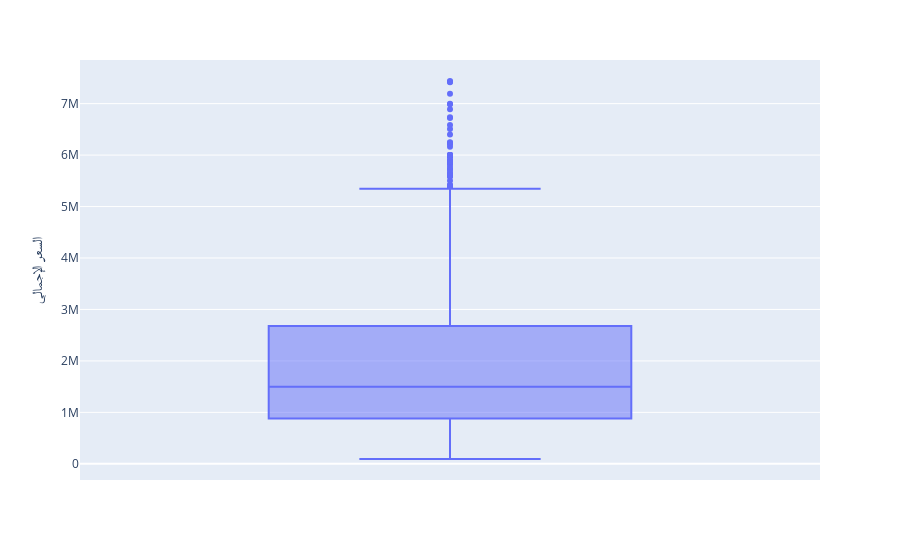

Notebook code cell kept with this figure:
### Code cell
landofriyad_filtered = landofriyad[(landofriyad['السعر الإجمالي'] <= 7553457.625) & (landofriyad['السعر الإجمالي'] > 1400)]

fullprice = px.box(landofriyad_filtered, y='السعر الإجمالي')

fullprice.show()

### Figure 1 — Plotly figure (JSON) as saved in the notebook; plotly's stock layout.template omitted (floating-point values rounded to 4 significant figures; data arrays with more than 128 entries replaced by an {"elided": "..."} marker saying what was removed)
{"data": [{"alignmentgroup": "True", "hovertemplate": "السعر الإجمالي=%{y}<extra></extra>", "legendgroup": "", "marker": {"color": "#636efa"}, "name": "", "notched": false, "offsetgroup": "", "orientation": "v", "showlegend": false, "type": "box", "x0": " ", "xaxis": "x", "y": {"elided": "1168 int values"}, "y0": " ", "yaxis": "y"}], "layout": {"boxmode": "group", "legend": {"tracegroupgap": 0}, "margin": {"t": 60}, "xaxis": {"anchor": "y", "domain": [0, 1]}, "yaxis": {"anchor": "x", "domain": [0, 1], "title": {"text": "السعر الإجمالي"}}}}
